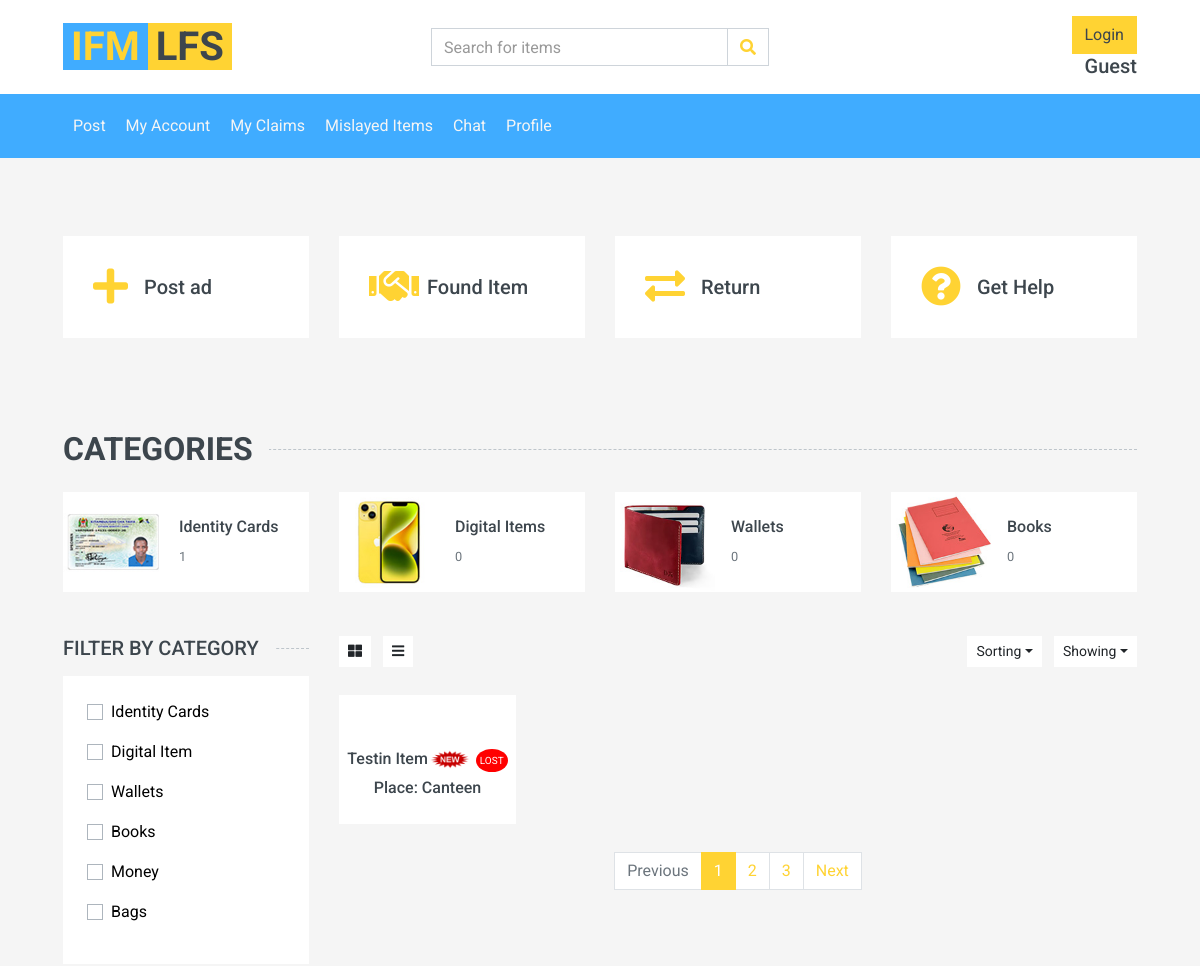
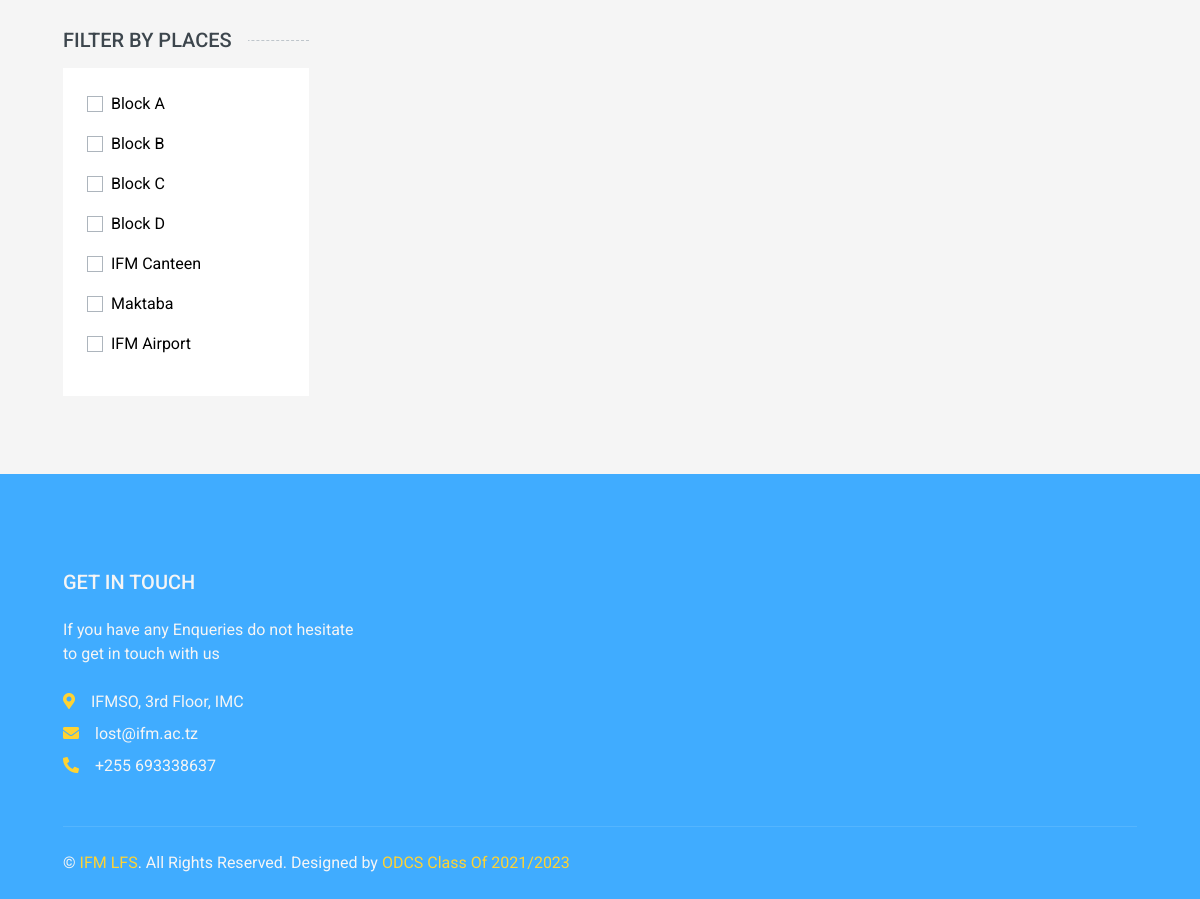
Before: /items.php with the older database file (2 pictures, top to bottom).
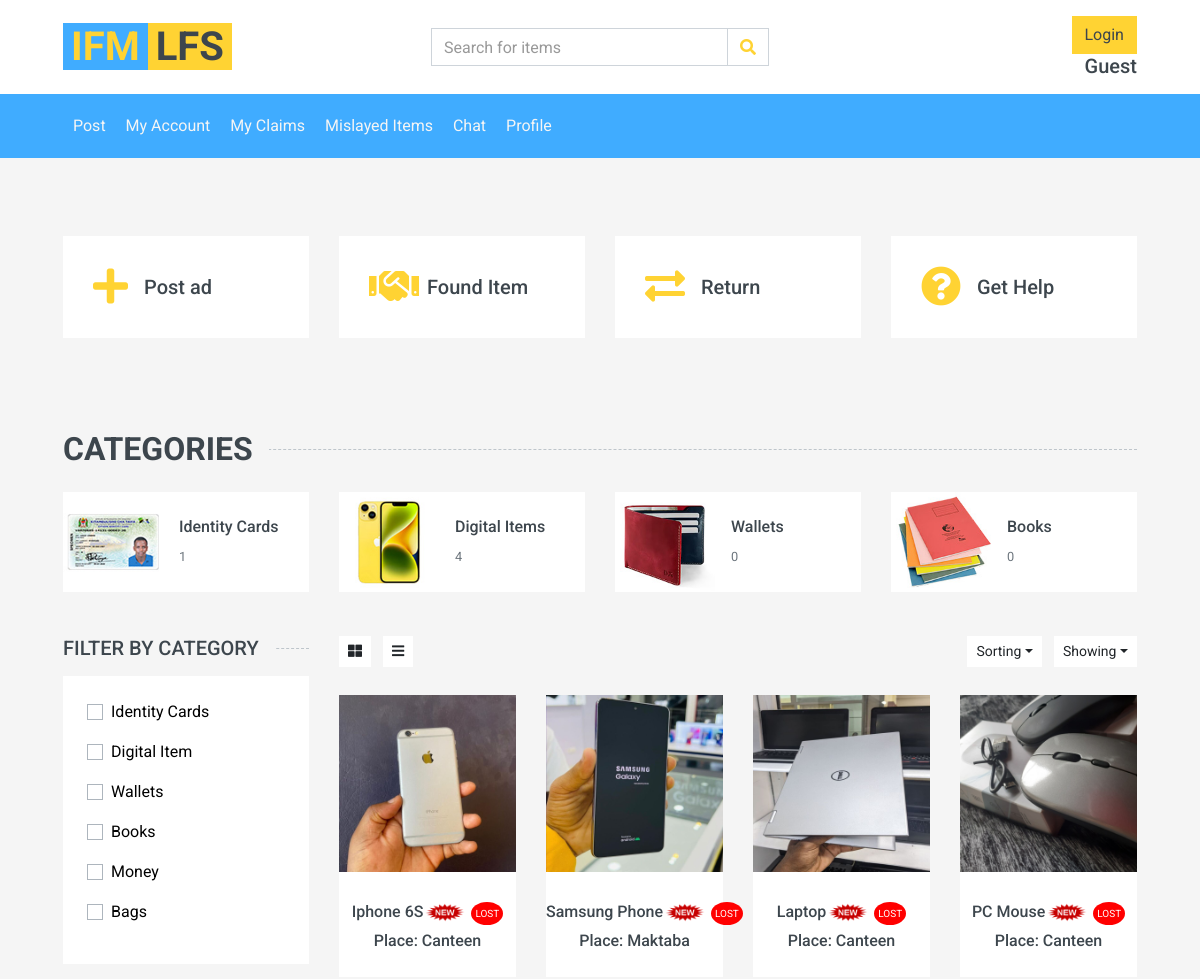
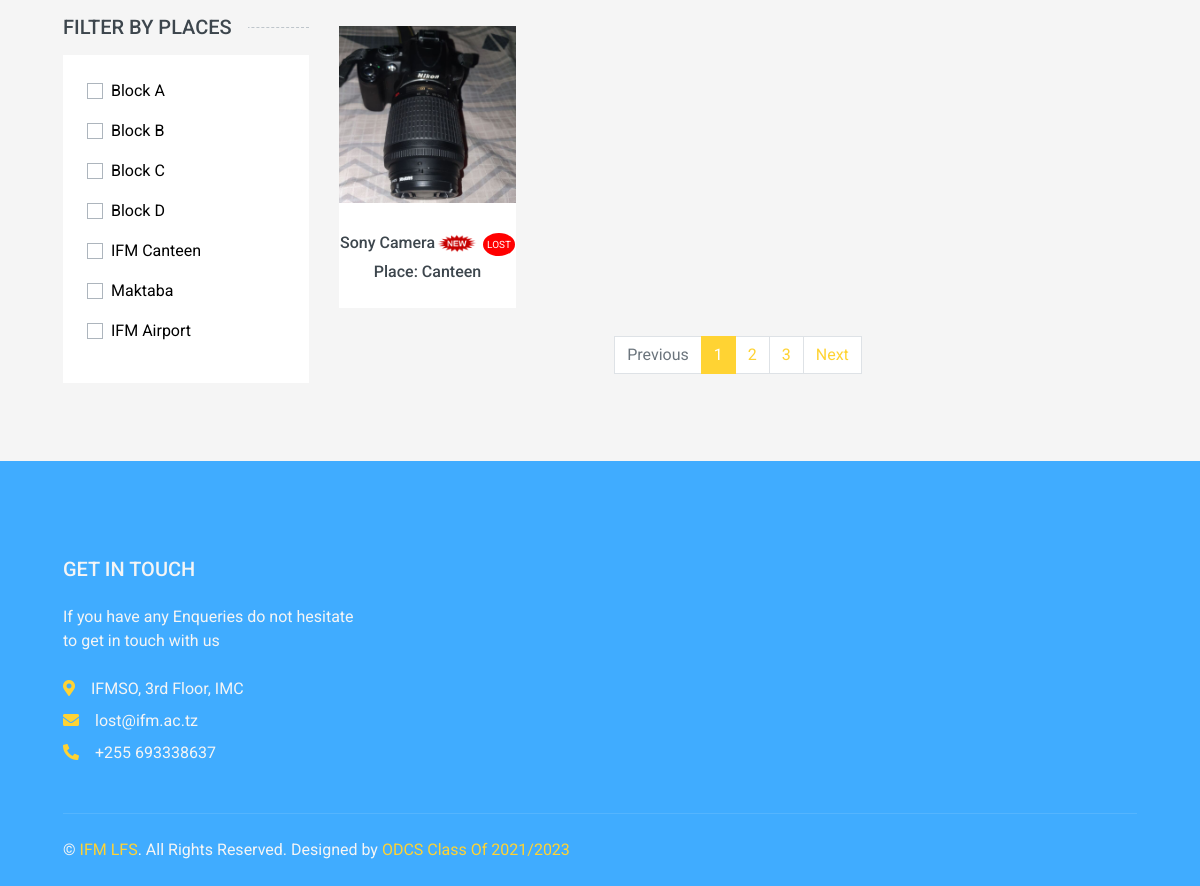
After: the same page with the newer database file (2 pictures, top to bottom).
### tables this page shows
CREATE TABLE `categories` (
  `id` int(11) NOT NULL AUTO_INCREMENT,
  `category_name` varchar(50) NOT NULL,
  `link` varchar(50) NOT NULL,
  PRIMARY KEY (`id`)
);

CREATE TABLE `places` (
  `id` int(11) NOT NULL AUTO_INCREMENT,
  `place_name` varchar(50) NOT NULL,
  PRIMARY KEY (`id`)
);

CREATE TABLE `items` (
  `item_id` int(11) NOT NULL AUTO_INCREMENT,
  `item_name` varchar(255) DEFAULT NULL,
  `category` varchar(255) DEFAULT NULL,
  `description` varchar(255) DEFAULT NULL,
  `postedby` int(11) DEFAULT NULL,
  `location_found` varchar(255) DEFAULT NULL,
  `location_lost` varchar(255) DEFAULT NULL,
  `date_found` varchar(255) DEFAULT NULL,
  `date_lost` varchar(255) DEFAULT NULL,
  `owner_name` varchar(255) DEFAULT NULL,
  `owner_contact` varchar(255) DEFAULT NULL,
  `claimed` tinyint(1) DEFAULT 0,
  `foundby` int(11) DEFAULT NULL,
  `type` varchar(255) DEFAULT NULL,
  `claimed_by` int(11) DEFAULT NULL,
  `status` int(11) DEFAULT 0,
  `claimed_date` date DEFAULT NULL,
  `image` varchar(255) DEFAULT NULL,
  PRIMARY KEY (`item_id`),
  KEY `postedby` (`postedby`),
  KEY `claimed_by` (`claimed_by`),
  KEY `foundby` (`foundby`),
  CONSTRAINT `items_ibfk_1` FOREIGN KEY (`postedby`) REFERENCES `users` (`id`),
  CONSTRAINT `items_ibfk_2` FOREIGN KEY (`claimed_by`) REFERENCES `users` (`id`),
  CONSTRAINT `items_ibfk_3` FOREIGN KEY (`foundby`) REFERENCES `users` (`id`)
);

### items.php (the view, shortened to what the changed rows need)
<!DOCTYPE html>
<html lang="en">
<head>
    <link href="https://cdnjs.cloudflare.com/ajax/libs/font-awesome/5.10.0/css/all.min.css" rel="stylesheet">
    <link href="lib/animate/animate.min.css" rel="stylesheet">
    <link href="lib/owlcarousel/assets/owl.carousel.min.css" rel="stylesheet">
    <link href="css/style.css" rel="stylesheet">
</head>
<body>
    <div class="container-fluid pt-5">
        <div class="row px-xl-5 pb-3">
            <div class="col-lg-3 col-md-6 col-sm-12 pb-1">
                <div class="d-flex align-items-center bg-light mb-4" style="padding: 30px;">
                    <a href="post.php"><h1 class="fa fa-plus text-primary m-0 mr-3"></h1></a>
                </div>
            </div>
            <div class="col-lg-3 col-md-6 col-sm-12 pb-1">
                <div class="d-flex align-items-center bg-light mb-4" style="padding: 30px;">
                    <a href="#"><h1 class="fa fa-handshake text-primary m-0 mr-2"></h1></a>
                </div>
            </div>
            <div class="col-lg-3 col-md-6 col-sm-12 pb-1">
                <div class="d-flex align-items-center bg-light mb-4" style="padding: 30px;">
                    <a href="#"><h1 class="fas fa-exchange-alt text-primary m-0 mr-3"></h1></a>
                </div>
            </div>
            <div class="col-lg-3 col-md-6 col-sm-12 pb-1">
                <div class="d-flex align-items-center bg-light mb-4" style="padding: 30px;">
                    <a href="#"><h1 class="fa fa-question-circle text-primary m-0 mr-3"></h1></a>
                </div>
            </div>
        </div>
    </div>
    <div class="container-fluid pt-5">
        <h2 class="section-title position-relative text-uppercase mx-xl-5 mb-4"><span class="bg-secondary pr-3">Categories</span></h2>
        <div class="row px-xl-5 pb-3">
                            <?php
                            include 'helpers/dbcon.inc.php';
                            $sql = "SELECT COUNT(item_id) AS count FROM items WHERE category = 'Identity Cards'";
                            $result = $conn->query($sql);
                            if($result)
                                $row = $result->fetch_assoc();
                            ?>
            <div class="col-lg-3 col-md-4 col-sm-6 pb-1">
                <a class="text-decoration-none" href="">
                   <div class="cat-item img-zoom d-flex align-items-center mb-4">
                        <div class="flex-fill pl-3">
                            <h6>Digital Items</h6>
                            <?php
                            include 'helpers/dbcon.inc.php';
                            $sql = "SELECT COUNT(item_id) AS count FROM items WHERE category = 'Digital Item'";
                            $result = $conn->query($sql);
                            if($result)
                                $row = $result->fetch_assoc();
                                $count = $row['count'];
                                echo '<small class="text-body">'.$count.'</small>';
                            ?>
                        </div>
                    </div>
                </a>
            </div>
        </div>
    </div>
    <div class="container-fluid">
        <div class="row px-xl-5">
            <div class="col-lg-3 col-md-4">
                <div class="bg-light p-4 mb-30">
                    <form>
                    <?php
                    include 'helpers/dbcon.inc.php';
                    $query = "SELECT * FROM categories";
                    $res = $conn->query($query);
                    while($row = mysqli_fetch_assoc($res)){
                        $category_name = $row['category_name'];
                        echo "<div class='custom-control custom-checkbox d-flex align-items-center justify-content-between mb-3'>
                        <a href='items.php?sortedby=$category_name' style='color:black'><p class='custom-control-label' for='price-all'>$category_name</p></a>
                        </div>";
                    }
                    ?>
                    </form>
                </div>
                <div class="bg-light p-4 mb-30">
                    <form>
                    <?php
                    include 'helpers/dbcon.inc.php';
                    $query = "SELECT * FROM places";
                    $res = $conn->query($query);
                    while($row = mysqli_fetch_assoc($res)){
                        $place = $row['place_name'];
                        echo "<div class='custom-control custom-checkbox d-flex align-items-center justify-content-between mb-3'>
                        <a href='items.php?sortedbyplace=$place' style='color:black'><p class='custom-control-label' for='price-all'>$place</p></a>
                        </div>";
                    }
                    ?>
                    </form>
                </div>
            </div>
            <div class="col-lg-9 col-md-8">
                <div class="row pb-3">
                    <?php
        include 'helpers/dbcon.inc.php';
        $query = '';
        if(isset($_GET['sortedby'])){
                $sort = mysqli_real_escape_string($conn, $_GET['sortedby']);
                $query = "SELECT * FROM items WHERE category = '$sort'";
        }else if(isset($_GET['sortedbyplace'])){
                $sort = mysqli_real_escape_string($conn, $_GET['sortedbyplace']);
                $query = "SELECT * FROM items WHERE location_found = '$sort' OR location_lost = '$sort'";
             }else{
              $query = "SELECT * FROM items";
             }
        $res = $conn->query($query);
        while($row = mysqli_fetch_assoc($res)){
            echo '<div class="col-lg-3 col-md-4 col-sm-6 pb-1">
                <div class="product-item bg-light mb-4">
                    <div class="product-img position-relative overflow-hidden">
                        <img class="img-fluid w-100" src="' . $row["image"] .' " alt="">
                        <div class="product-action">
                            <a class="btn btn-outline-dark btn-square" href="detail.php?id='.$row["item_id"].'"><i class="fa fa-search"></i></a>
                        </div>
                    </div>
                    <div class="text-center py-4">
                        <a class="h6 text-decoration-none text-truncate" href="">' . $row["item_name"] .'<img src="img/new_flash.gif" width="44px" height="33px"> </a><span class="lost-badge">Lost</span><br>
                        <a class="h6 text-decoration-none text-truncate" href="">' . 'Place: '.$row["location_found"] .' </a>
                    </div>
                </div>
            </div>';
        }
            ?>
                </div>
            </div>
        </div>
    </div>
</body>
</html>

Changed rows visible on the page:
removed items: item_name "Testin Item", location_found "Canteen"
added items: image (picture), item_name "Iphone 6S", location_found "Canteen"
added items: image (picture), item_name "Samsung Phone", location_found "Maktaba"
added items: image (picture), item_name "Laptop", location_found "Canteen"
added items: image (picture), item_name "PC Mouse", location_found "Canteen"
added items: image (picture), item_name "Sony Camera", location_found "Canteen"
Other visible differences:
$count: "0" → "4"
